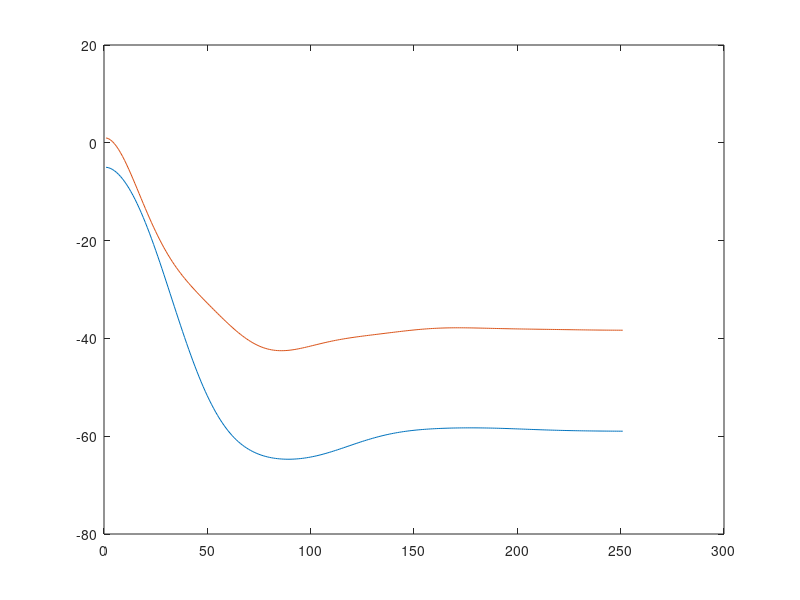

Here is the MATLAB script that generated this plot:
clear all;

% Other
g = -9.82;
m = 4;
Fmg = m*g;

% Spring paramters
K = 2;
L0 = 1;

% Damp parameter
cd = 2;

h = 0.1;
t_end = 25;
v = zeros(t_end/h, 2);
p = zeros(t_end/h, 2);

% Particle 1
v(1,1) = 0;
p(1,1) = -5;

% Particle 2
v(1,2) = 0;
p(1,2) = 1;

q_position = 2;

% Anonymous function to move code out from the for loop
calc_f_spring = @(p, q)( K*(L0 - abs(p-q))*((p-q)/abs(p-q)) );

i = 2;
for t = h:h:t_end

    % Calculate the forces => gives us acceleration of each particle
    % DOING p(1,2) 
    Fspring_q = calc_f_spring(p(i-1,2), q_position);
    Fspring_1 = calc_f_spring(p(i-1,2), p(i-1,1));
    Fdamp = -cd*v(i-1,2);
    a = (1/m)*(Fmg + Fspring_q + Fspring_1 + Fdamp);
    % Perform numerical method: euler
    v(i,2) = v(i-1,2) + a*h;
    p(i,2) = p(i-1,2) + v(i,2)*h;
    
    % DOING p(1,1) 
    Fspring = calc_f_spring(p(i-1, 1), p(i-1, 2));
    Fdamp = -cd*v(i-1,1);
    a = (1/m)*(Fmg+Fspring+Fdamp);
    % Perform numerical method: euler
    v(i,1) = v(i-1,1) + a*h;
    p(i,1) = p(i-1,1) + v(i,1)*h;
    
    i = i+1;
end

%%
plot(p(:,1));
hold on;
plot(p(:,2));



